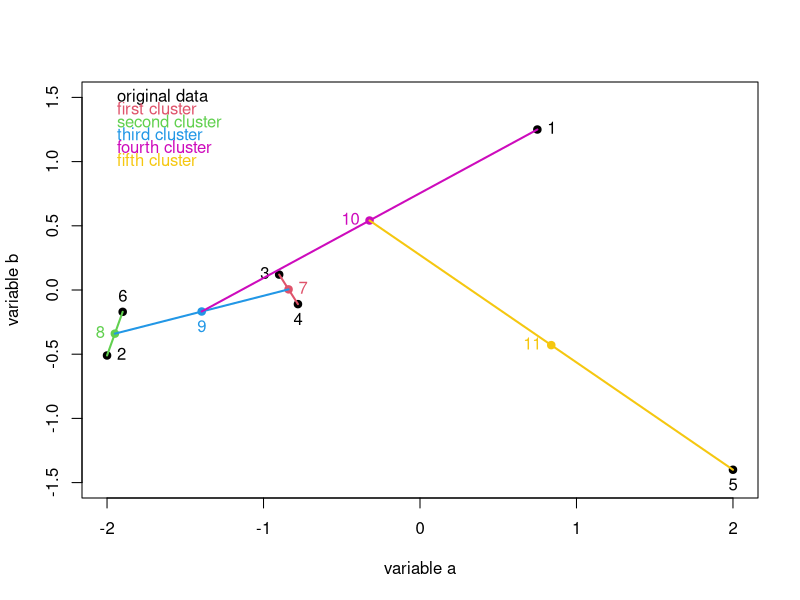
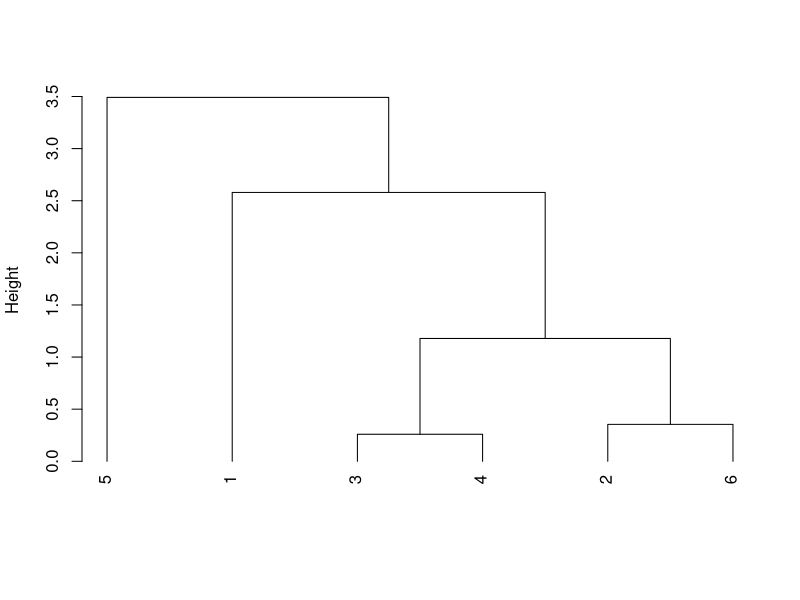

These figures' R source, in order:
# code to create the figures for the introduction tab...run slide-by-slide
# saving the images as png files with the file names intro1.png,
# intro2.png...intro7.png; the first six images show the formation of
# the clusters and the resulting dendrogram 

# choice of palette
okabe_ito = palette("Okabe-Ito")

# introduction 1: plot sample data: points in 2D space
a = c(0.75, -2, -0.90, -0.78, 2, -1.90)
b = c(1.25, -0.51, 0.12, -0.11, -1.4, -0.17)
plot(a, b, pch = 19, col = okabe_ito[1], 
     xlab = "variable a", ylab = "variable b",
     xlim = c(-2,2), ylim = c(-1.5,1.5))
text(a[1], b[1], labels = "1", pos = 4, col = okabe_ito[1])
text(a[2], b[2], labels = "2", pos = 4, col = okabe_ito[1])
text(a[3], b[3], labels = "3", pos = 2, col = okabe_ito[1])
text(a[4], b[4], labels = "4", pos = 1, col = okabe_ito[1])
text(a[5], b[5], labels = "5", pos = 1, col = okabe_ito[1])
text(a[6], b[6], labels = "6", pos = 3, col = okabe_ito[1])
text(x = -2, y = 1.5, labels = "original data", 
     pos = 4, col = okabe_ito[1])

# introduction 2: form first cluster
segments(a[3], b[3], a[4], b[4], col = okabe_ito[2], lwd = 2)
a[7] = (a[3] + a[4])/2
b[7] = (b[3] + b[4])/2
points(x = a[7], y = b[7], pch = 19, col = okabe_ito[2])
text(a[7], b[7], labels = "7", pos = 4, col = okabe_ito[2])
text(x = -2, y = 1.4, labels = "first cluster", 
     pos = 4, col = okabe_ito[2])

# introduction 3: form second cluster
segments(a[2], b[2], a[6], b[6], col = okabe_ito[3], lwd = 2)
a[8] = (a[2] + a[6])/2
b[8] = (b[2] + b[6])/2
points(x = a[8], y = b[8], pch = 19, col = okabe_ito[3])
text(a[8], b[8], labels = "8", pos = 2, col = okabe_ito[3])
text(x = -2, y = 1.3, labels = "second cluster", 
     pos = 4, col = okabe_ito[3])

# introduction 4: form third cluster
segments(a[7], b[7], a[8], b[8], col = okabe_ito[4], lwd = 2)
a[9] = (a[7] + a[8])/2
b[9] = (b[7] + b[8])/2
points(x = a[9], y = b[9], pch = 19, col = okabe_ito[4])
text(a[9], b[9], labels = "9", pos = 1, col = okabe_ito[4])
text(x = -2, y = 1.2, labels = "third cluster", 
     pos = 4, col = okabe_ito[4])

# slide 5: form fourth cluster
segments(a[1], b[1], a[9], b[9], col = okabe_ito[6], lwd = 2)
a[10] = (a[1] + a[9])/2
b[10] = (b[1] + b[9])/2
points(x = a[10], y = b[10], pch = 19, col = okabe_ito[6])
text(a[10], b[10], labels = "10", pos = 2, col = okabe_ito[6])
text(x = -2, y = 1.1, labels = "fourth cluster", 
     pos = 4, col = okabe_ito[6])

# introduction 6: form fifth cluster
segments(a[5], b[5], a[10], b[10], col = okabe_ito[7], lwd = 2)
a[11] = (a[5] + a[10])/2
b[11] = (b[5] + b[10])/2
points(x = a[11], y = b[11], pch = 19, col = okabe_ito[7])
text(a[11], b[11], labels = "11", pos=2, col = okabe_ito[7])
text(x = -2, y = 1.0, labels = "fifth cluster", 
     pos = 4, col = okabe_ito[7])

# introduction 7: calculate and draw dendrogram
ab = data.frame(a[1:6], b[1:6])
ab.dist = dist(ab)
ab.cluster = hclust(ab.dist, method = "average")
plot(ab.cluster, hang = -1, main = "", sub = "", xlab = "")
